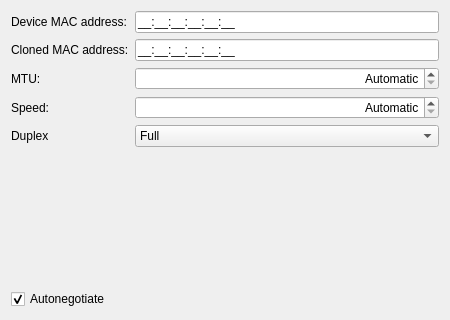
<?xml version="1.0" encoding="UTF-8"?>
<ui version="4.0">
 <class>WiredConnectionWidget</class>
 <widget class="QWidget" name="WiredConnectionWidget">
  <property name="geometry">
   <rect>
    <x>0</x>
    <y>0</y>
    <width>450</width>
    <height>320</height>
   </rect>
  </property>
  <property name="windowTitle">
   <string/>
  </property>
  <layout class="QFormLayout" name="formLayout">
   <item row="0" column="0">
    <widget class="QLabel" name="label">
     <property name="text">
      <string>Device MAC address:</string>
     </property>
    </widget>
   </item>
   <item row="0" column="1">
    <widget class="QLineEdit" name="macAddress">
     <property name="sizePolicy">
      <sizepolicy hsizetype="MinimumExpanding" vsizetype="Fixed">
       <horstretch>0</horstretch>
       <verstretch>0</verstretch>
      </sizepolicy>
     </property>
     <property name="inputMask">
      <string notr="true">HH:HH:HH:HH:HH:HH;_</string>
     </property>
    </widget>
   </item>
   <item row="1" column="0">
    <widget class="QLabel" name="label_2">
     <property name="text">
      <string>Cloned MAC address:</string>
     </property>
    </widget>
   </item>
   <item row="1" column="1">
    <widget class="QLineEdit" name="clonedMacAddress">
     <property name="sizePolicy">
      <sizepolicy hsizetype="MinimumExpanding" vsizetype="Fixed">
       <horstretch>0</horstretch>
       <verstretch>0</verstretch>
      </sizepolicy>
     </property>
     <property name="inputMask">
      <string notr="true">HH:HH:HH:HH:HH:HH;_</string>
     </property>
     <property name="alignment">
      <set>Qt::AlignLeading|Qt::AlignLeft|Qt::AlignVCenter</set>
     </property>
    </widget>
   </item>
   <item row="2" column="0">
    <widget class="QLabel" name="label_3">
     <property name="text">
      <string>MTU:</string>
     </property>
    </widget>
   </item>
   <item row="2" column="1">
    <widget class="KIntSpinBox" name="mtu">
     <property name="sizePolicy">
      <sizepolicy hsizetype="MinimumExpanding" vsizetype="Fixed">
       <horstretch>0</horstretch>
       <verstretch>0</verstretch>
      </sizepolicy>
     </property>
     <property name="alignment">
      <set>Qt::AlignRight|Qt::AlignTrailing|Qt::AlignVCenter</set>
     </property>
     <property name="specialValueText">
      <string>Automatic</string>
     </property>
     <property name="suffix">
      <string> bytes</string>
     </property>
     <property name="maximum">
      <number>9999</number>
     </property>
    </widget>
   </item>
   <item row="3" column="0">
    <widget class="QLabel" name="speedLabel">
     <property name="text">
      <string>Speed:</string>
     </property>
    </widget>
   </item>
   <item row="3" column="1">
    <widget class="KIntSpinBox" name="speed">
     <property name="sizePolicy">
      <sizepolicy hsizetype="MinimumExpanding" vsizetype="Fixed">
       <horstretch>0</horstretch>
       <verstretch>0</verstretch>
      </sizepolicy>
     </property>
     <property name="alignment">
      <set>Qt::AlignRight|Qt::AlignTrailing|Qt::AlignVCenter</set>
     </property>
     <property name="specialValueText">
      <string>Automatic</string>
     </property>
     <property name="suffix">
      <string> Mbit/s</string>
     </property>
     <property name="maximum">
      <number>9999</number>
     </property>
    </widget>
   </item>
   <item row="4" column="0">
    <widget class="QLabel" name="duplexLabel">
     <property name="text">
      <string>Duplex</string>
     </property>
    </widget>
   </item>
   <item row="4" column="1">
    <widget class="QComboBox" name="duplex">
     <property name="sizePolicy">
      <sizepolicy hsizetype="MinimumExpanding" vsizetype="Fixed">
       <horstretch>0</horstretch>
       <verstretch>0</verstretch>
      </sizepolicy>
     </property>
     <item>
      <property name="text">
       <string>Full</string>
      </property>
     </item>
     <item>
      <property name="text">
       <string>Half</string>
      </property>
     </item>
    </widget>
   </item>
   <item row="7" column="0" colspan="2">
    <widget class="QCheckBox" name="autonegotiate">
     <property name="sizePolicy">
      <sizepolicy hsizetype="MinimumExpanding" vsizetype="Fixed">
       <horstretch>0</horstretch>
       <verstretch>0</verstretch>
      </sizepolicy>
     </property>
     <property name="text">
      <string>Autonegotiate</string>
     </property>
     <property name="checked">
      <bool>true</bool>
     </property>
     <property name="tristate">
      <bool>false</bool>
     </property>
    </widget>
   </item>
   <item row="6" column="0">
    <spacer name="verticalSpacer">
     <property name="orientation">
      <enum>Qt::Vertical</enum>
     </property>
     <property name="sizeHint" stdset="0">
      <size>
       <width>20</width>
       <height>118</height>
      </size>
     </property>
    </spacer>
   </item>
  </layout>
 </widget>
 <customwidgets>
  <customwidget>
   <class>KIntSpinBox</class>
   <extends>QSpinBox</extends>
   <header>knuminput.h</header>
  </customwidget>
 </customwidgets>
 <tabstops>
  <tabstop>macAddress</tabstop>
  <tabstop>clonedMacAddress</tabstop>
  <tabstop>mtu</tabstop>
  <tabstop>speed</tabstop>
  <tabstop>duplex</tabstop>
  <tabstop>autonegotiate</tabstop>
 </tabstops>
 <resources/>
 <connections>
  <connection>
   <sender>autonegotiate</sender>
   <signal>toggled(bool)</signal>
   <receiver>speedLabel</receiver>
   <slot>setHidden(bool)</slot>
   <hints>
    <hint type="sourcelabel">
     <x>80</x>
     <y>290</y>
    </hint>
    <hint type="destinationlabel">
     <x>81</x>
     <y>117</y>
    </hint>
   </hints>
  </connection>
  <connection>
   <sender>autonegotiate</sender>
   <signal>toggled(bool)</signal>
   <receiver>speed</receiver>
   <slot>setHidden(bool)</slot>
   <hints>
    <hint type="sourcelabel">
     <x>80</x>
     <y>290</y>
    </hint>
    <hint type="destinationlabel">
     <x>245</x>
     <y>118</y>
    </hint>
   </hints>
  </connection>
  <connection>
   <sender>autonegotiate</sender>
   <signal>toggled(bool)</signal>
   <receiver>duplexLabel</receiver>
   <slot>setHidden(bool)</slot>
   <hints>
    <hint type="sourcelabel">
     <x>80</x>
     <y>290</y>
    </hint>
    <hint type="destinationlabel">
     <x>81</x>
     <y>147</y>
    </hint>
   </hints>
  </connection>
  <connection>
   <sender>autonegotiate</sender>
   <signal>toggled(bool)</signal>
   <receiver>duplex</receiver>
   <slot>setHidden(bool)</slot>
   <hints>
    <hint type="sourcelabel">
     <x>80</x>
     <y>290</y>
    </hint>
    <hint type="destinationlabel">
     <x>298</x>
     <y>143</y>
    </hint>
   </hints>
  </connection>
 </connections>
</ui>
